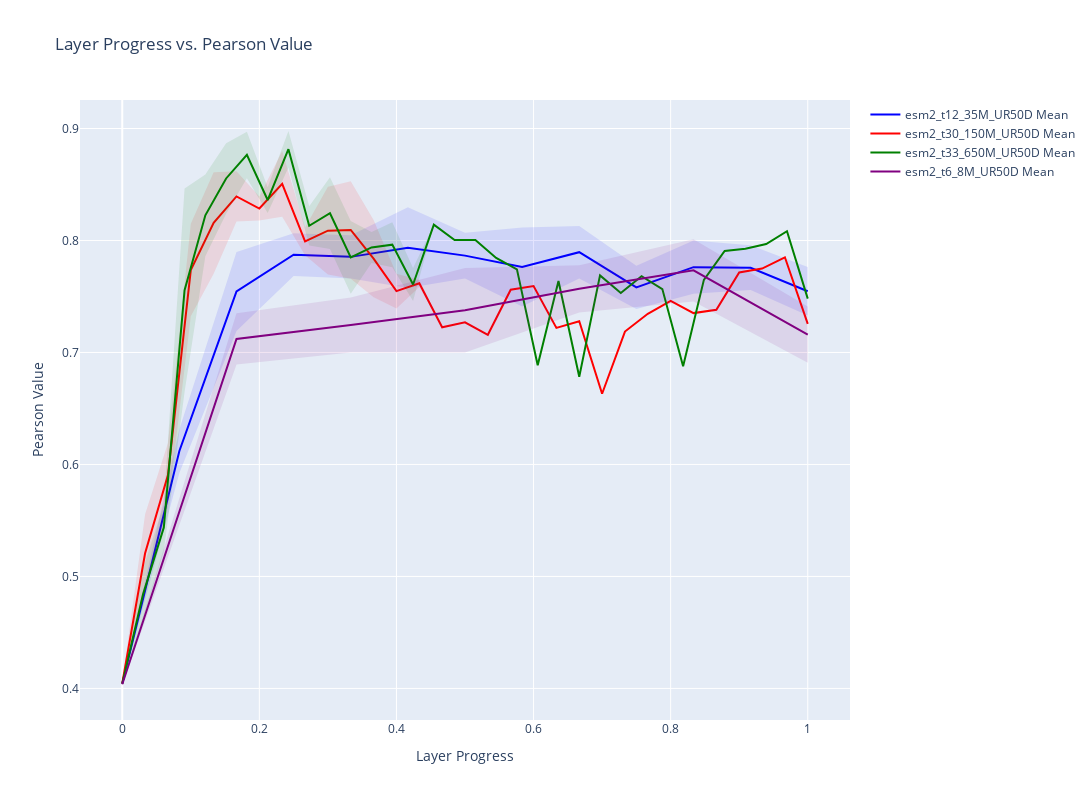

The notebook cell saved with this chart:
### Code cell
import plotly.graph_objects as go

# Colors for different models as RGB tuples
colors = [
    (0, 0, 255),    # blue
    (255, 0, 0),    # red
    (0, 128, 0),    # green
    (128, 0, 128),  # purple
    (255, 165, 0),  # orange
    (0, 255, 255),  # cyan
    # ... add more colors if needed
]

fig = go.Figure()

for i, (name, df_i) in enumerate(df.groupby("model_name")):
    color = colors[i % len(colors)]  # Cycle through colors if there are more models than colors

    grouped = df_i.groupby("layer_prog")["val/pearson"].agg(["mean", "std"]).fillna(0)

    # Line for mean value
    fig.add_trace(
        go.Scatter(
            x=grouped.index,
            y=grouped["mean"],
            mode="lines",
            line=dict(color=f'rgb{color}'),
            name=f"{name} Mean",
        )
    )

    # Filled area for standard deviation
    fig.add_trace(
        go.Scatter(
            x=grouped.index.tolist() + grouped.index.tolist()[::-1],
            y=(grouped["mean"] - grouped['std']).tolist() + (grouped["mean"] + grouped['std']).tolist()[::-1],
            fill="toself",
            fillcolor=f'rgba({color[0]},{color[1]},{color[2]},0.1)',
            line=dict(color="rgba(255,255,255,0)"),
            name=f"{name} Std Dev",
            showlegend=False,
        )
    )

fig.update_layout(
    title="Layer Progress vs. Pearson Value",
    xaxis_title="Layer Progress",
    yaxis_title="Pearson Value",
    showlegend=True,
    width=1300,
    height=800,
)

fig.show()
